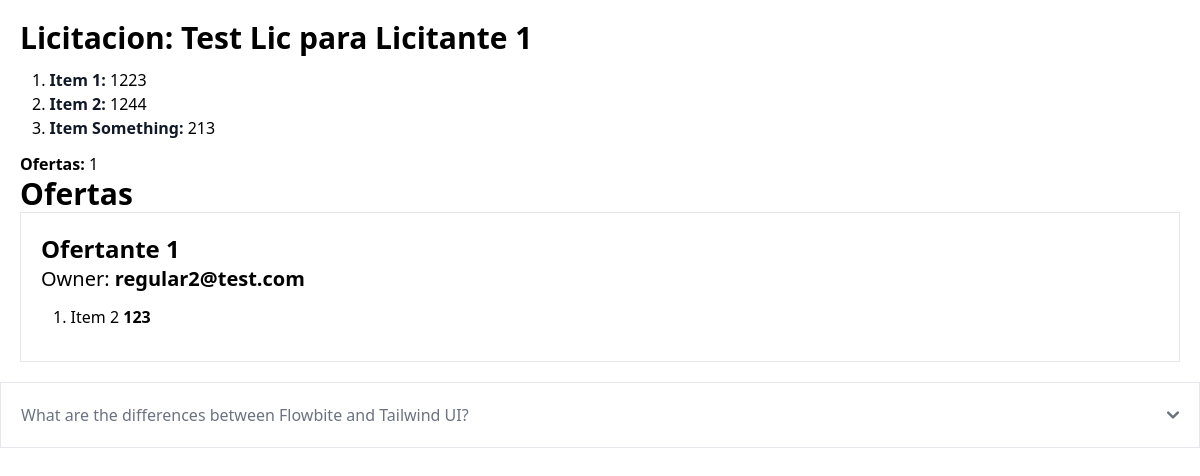
Page /licitacion/1/ (signed in) on the earlier database version.
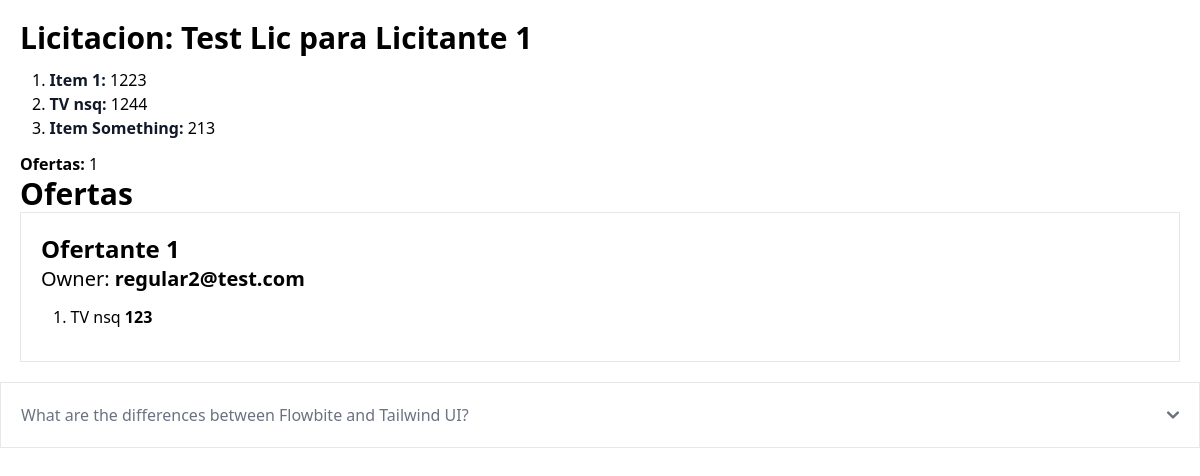
Same page on the later database version.
### licitaciones/models.py (models this page shows)
class Licitacion(models.Model):
    titulo = models.CharField(max_length=50)
    obs = models.TextField(max_length=300)
    empresa = models.ForeignKey(Empresa, on_delete=models.CASCADE)
    owner = models.ForeignKey(CustomUser, on_delete=models.CASCADE)
    class Meta:
        verbose_name = 'licitacion'
        verbose_name_plural = 'licitaciones'
        permissions = [('can_view_all_licitaciones', 'Can view licitaciones only users that subscribed.')]

class LicitacionItem(models.Model):
    licitacion = models.ForeignKey(Licitacion, on_delete=models.CASCADE)
    nombre = models.CharField(max_length=50)
    price = models.IntegerField()

### ofertas/models.py (models this page shows)
class Oferta(models.Model):
    licitacion = models.ForeignKey(Licitacion, on_delete=models.CASCADE)
    empresa = models.ForeignKey(Empresa, on_delete=models.CASCADE)
    owner = models.ForeignKey(CustomUser, on_delete=models.CASCADE)

class OfertaItem(models.Model):
    licitacion_item = models.ForeignKey(LicitacionItem, on_delete=models.CASCADE)
    oferta = models.ForeignKey(Oferta, on_delete=models.CASCADE)
    nombre = models.CharField(max_length=50)
    price = models.IntegerField()

### users/models.py (models this page shows)
class Empresa(models.Model):
    PARAGUAY = "PY"
    BRASIL = "BR"
    ARGENTINA = "AR"
    URUGUAY = "UR"
    CHILE = "CH"
    PAISES = {
        PARAGUAY: "Paraguay",
        BRASIL: "Brasil",
        ARGENTINA: "Argentina",
        URUGUAY: "Uruguay",
        CHILE: "Chile",
    }
    direccion_validator = RegexValidator(regex=r'^[a-zA-Z0-9!@#$&()\(\)\(/)]', message="Direccion", code="invalid_address")
    web_validator = RegexValidator(regex=r'^[a-zA-Z0-9!@#$&()\(\)\(/)]', message="Web", code="invalid_web_address")
    ruc = models.BigIntegerField()
    razon_social = models.CharField(max_length=100)
    nombre = models.CharField(max_length=100)
    direccion = models.CharField(max_length=220, validators=[direccion_validator])
    pais = models.CharField(max_length=3, choices=PAISES, default=PARAGUAY)
    email = models.EmailField(max_length=254)
    web = models.CharField(max_length=100, validators=[web_validator])
    descripcion = models.TextField(max_length=220)
    def __str__(self):
        return self.razon_social

class CustomUser(AbstractUser):
    username = None
    email = models.EmailField(_("email address"), unique=True)
    USERNAME_FIELD = "email"
    REQUIRED_FIELDS = []
    objects = CustomUserManager()
    def __str__(self):
        return self.email

### licitaciones/views.py (the view)
# urls.py: path('licitacion/<int:id>/', lic_views.view_licitacion, name='mi-licitacion'),
@login_required
def view_licitacion(request, id=None):
    data = {}
    user = request.user
    if id != None:
        licitacion = Licitacion.objects.get(id=id)
        data['licitacion'] = licitacion
        if user.is_superuser:
            ofertas = licitacion.oferta_set.all()
            data['ofertas'] = ofertas
        else:
            oferta = licitacion.oferta_set.filter(empresa=user.userprofile.empresa).first()
            if oferta:
                data['oferta'] = oferta
    return render(request, "read_licitacion_detail.html", data)

### templates/read_licitacion_detail.html (shortened to what this page needs)
{% extends "base.html" %}
{% block content %}
<div class="m-5">
  <h3 class="text-3xl font-extrabold">Licitacion: {{ licitacion.titulo }}</h3>
  <ol class="m-3 list-decimal list-inside">
    {% for item in licitacion.licitacionitem_set.all %}
      <li>
        <span class="font-semibold text-gray-900">{{ item.nombre }}:</span> {{ item.price }}
      </li>
    {% endfor %}
  </ol>
  <p><strong>Ofertas: </strong>{{ licitacion.oferta_set.all|length }}</p>
    {% if ofertas %}
    <h3 class="text-3xl font-extrabold">Ofertas</h3>
    {% for oferta in ofertas %}
    <div class="p-5 border">
      <h4 class="text-2xl"><strong>{{ oferta.empresa }}</strong></h4>
      <h5 class="text-xl">Owner: <strong>{{ oferta.owner }}</strong></h5>
        <ol class="m-3 list-decimal list-inside">
          {% for oferta_item in oferta.ofertaitem_set.all %}
            <li>
              {{ oferta_item.licitacion_item.nombre }}
              <strong>{{ oferta_item.price }}</strong>
            </li>
          {% endfor %}
        </ol>
    {% endfor %}
    </div>
  {% endif %}
</div>
<div x-data="{ open: false }">
  <h2>
    <button type="button" class="flex items-center justify-between w-full p-5 font-medium rtl:text-right text-gray-500 border border-gray-200 focus:ring-4 focus:ring-gray-200 dark:focus:ring-gray-800 dark:border-gray-700 dark:text-gray-400 hover:bg-gray-100 dark:hover:bg-gray-800 gap-3" x-on:click="open = ! open">
      <span>What are the differences between Flowbite and Tailwind UI?</span>
      <svg data-accordion-icon class="w-3 h-3 rotate-180 shrink-0" aria-hidden="true" xmlns="http://www.w3.org/2000/svg" fill="none" viewBox="0 0 10 6">
        <path stroke="currentColor" stroke-linecap="round" stroke-linejoin="round" stroke-width="2" d="M9 5 5 1 1 5"/>
      </svg>
    </button>
  </h2>
</div>
{% endblock content %}

### templates/base.html (shortened to what this page needs)
{% load compress %}
{% load static %}
<!doctype html>
<html lang="en">
<head>
  {% compress css %}
    <link rel="stylesheet" href="{% static 'src/output.css' %}">
  {% endcompress %}
</head>
<body>
    {% block content %}
    {% endblock content %}
</body>
</html>

Differences in the rows shown:
changed LicitacionItem: nombre "Item 2" → "TV nsq"
changed through a linked row, OfertaItem: licitacion_item.nombre "Item 2" → "TV nsq"
